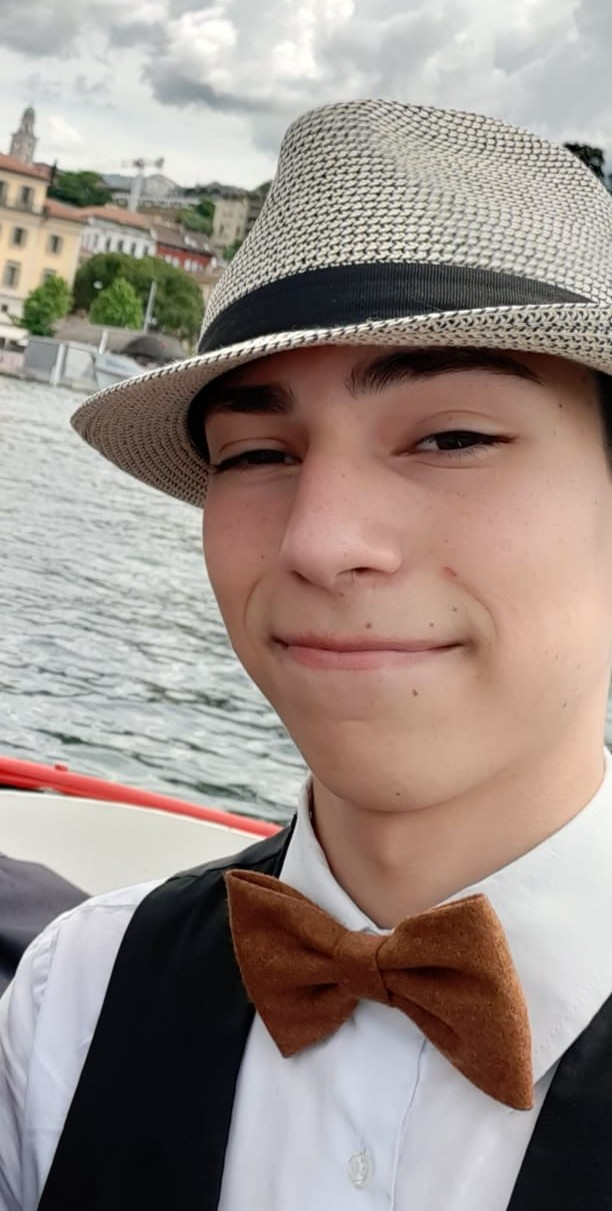
#> input picture webcam_testing_ST/known_faces/Santiago/Santiago10.jpg, 612 x 1211 px
$ python webcam.py
#> lines starting #> are read from the running program, lines starting #| are printed output that depends on the picture
### webcam_testing_ST/webcam_library.py
import cv2
import os
import numpy as np
from collections import defaultdict

# [49 lines left out: function detect_faces, not called in this run]


def recognize_faces(
    video_source=0,
    scaleFactor=1.2,
    minNeighbors=4,
    minSize=(5, 5),
    windowHeight=750,
    windowWidth=750,
    known_faces_dir="known_faces",
    consistency_threshold=45  # Number of frames required for consistent identification
):
    """
    Parameters:
        video_source (int or str): The video source (default is 0 for the webcam).
        scaleFactor (float): Parameter specifying how much the image size is reduced at each image scale (default is 1.1).
        minNeighbors (int): Parameter specifying how many neighbors are required. (default is 3).
        minSize (tuple): Minimum possible object size (default is (10, 10)).
        windowHeight (int): Camera Window height (default is 200).
        windowWidth (int): Camera Window width (default is 200).
        known_faces_dir (str): Directory containing subfolders for each person with labeled images.
        consistency_threshold (int): Number of frames needed to validate identity.
    """
#> called with video_source = 0, scaleFactor = 1.2, minNeighbors = 4, minSize = (5, 5), windowHeight = 750, windowWidth = 750, known_faces_dir = 'known_faces', consistency_threshold = 45
    face_cascade = cv2.CascadeClassifier(cv2.data.haarcascades + 'haarcascade_frontalface_default.xml')
    recognizer = cv2.face.LBPHFaceRecognizer_create()

    # Load training data from known faces directory
    labels = {}
    faces = []
    face_labels = []
    label_id = 0

    for person_name in os.listdir(known_faces_dir):
        person_path = os.path.join(known_faces_dir, person_name)
        if not os.path.isdir(person_path):
            continue
        labels[label_id] = person_name
        for img_name in os.listdir(person_path):
            img_path = os.path.join(person_path, img_name)
            img = cv2.imread(img_path, cv2.IMREAD_GRAYSCALE)
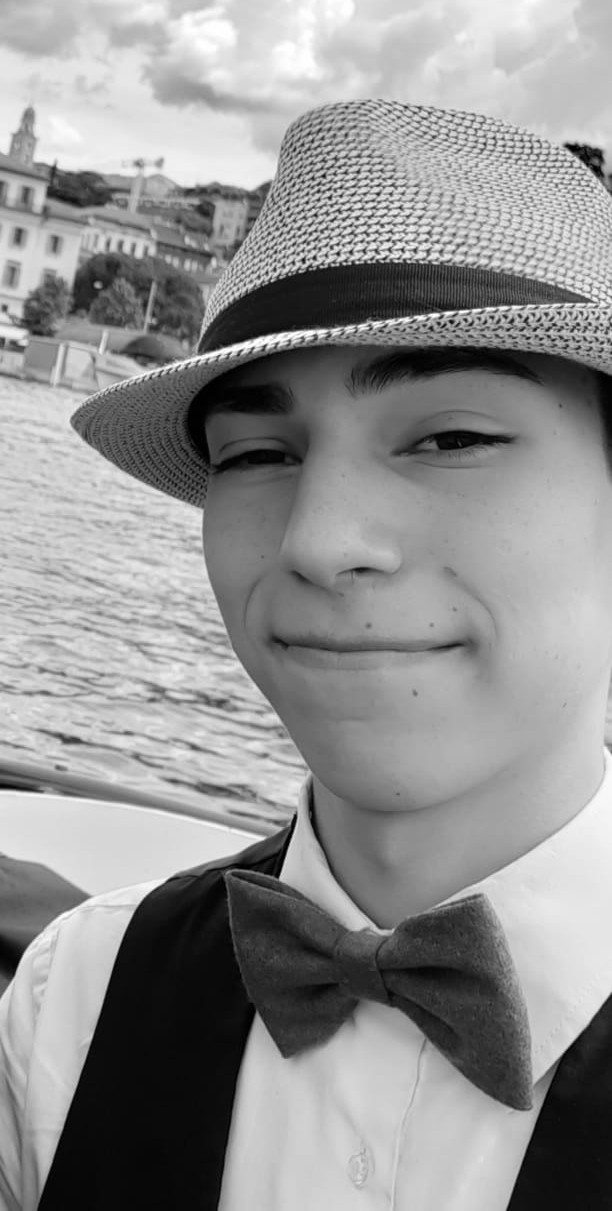
#> img: shape (1211, 612); min 0, max 255, mean 145.3
            if img is not None:
                faces.append(img)
                face_labels.append(label_id)
        label_id += 1
#> label_id = 1

    recognizer.train(faces, np.array(face_labels))

    vid = cv2.VideoCapture(video_source)
    vid.set(3, windowWidth)
    vid.set(4, windowHeight)

    tracked_faces = defaultdict(lambda: {"label_id": -1, "count": 0, "frames_since_last_seen": 0})
    max_frames_missed = 10
    active_labels = set()

    while True:
        ret, frame = vid.read()
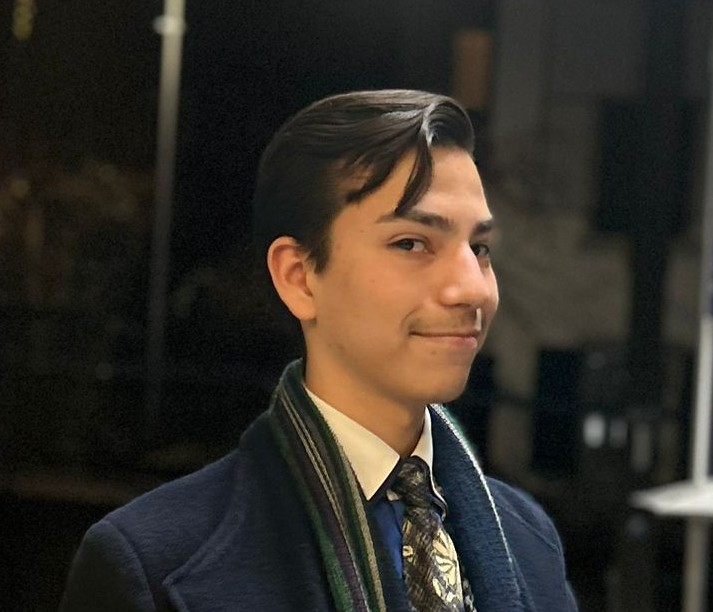
#> input picture webcam_testing_ST/known_faces/Santiago/Santiago6.jpg, 713 x 612 px, given in place of the camera
#> frame is the input picture: shape (612, 713, 3); mean B, G, R 39, 45.9, 51
        if not ret:
            print("Failed to grab frame")
            break

        frame = cv2.flip(frame, 1)
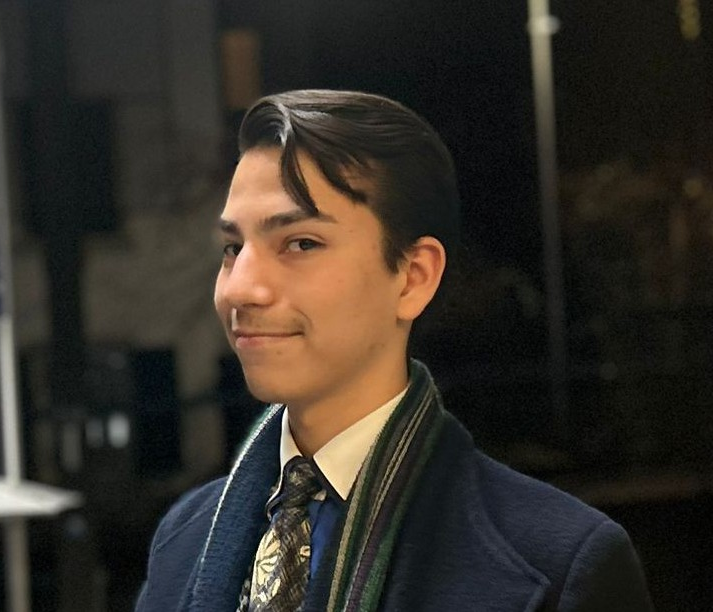
#> frame: shape (612, 713, 3); mean B, G, R 39, 45.9, 51
        gray = cv2.cvtColor(frame, cv2.COLOR_BGR2GRAY)
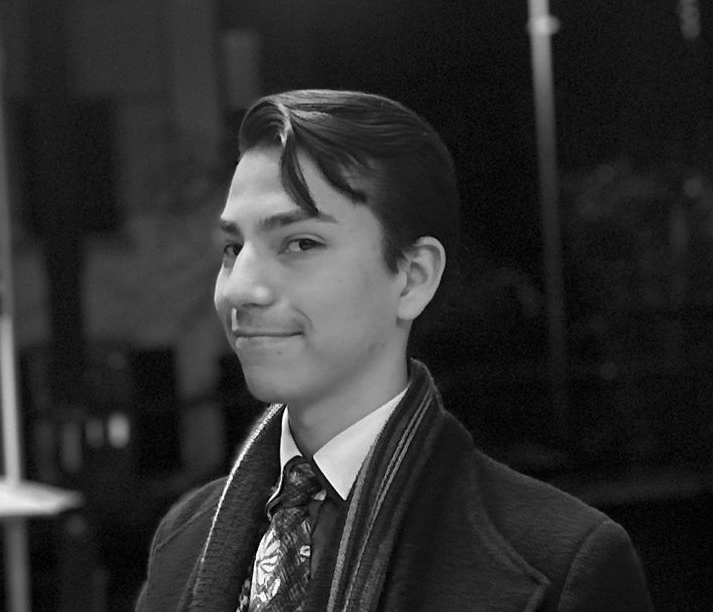
#> gray: shape (612, 713); min 0, max 255, mean 46.6

        detected_faces = face_cascade.detectMultiScale(
            gray, scaleFactor=scaleFactor, minNeighbors=minNeighbors, minSize=minSize
        )
#> detected_faces = ()

        current_tracked_ids = set()
        active_labels.clear()

        for (x, y, w, h) in detected_faces:
            face_roi = gray[y:y+h, x:x+w]
            face_roi = cv2.resize(face_roi, (200, 200))

            label_id, confidence = recognizer.predict(face_roi)
            face_center = (x + w // 2, y + h // 2)

            # Find the closest tracked face to associate with this detection
            matched_id = None
            for track_id, data in tracked_faces.items():
                tracked_center = data["position"]
                if np.linalg.norm(np.array(tracked_center) - np.array(face_center)) < max(w, h):
                    matched_id = track_id
                    break

            if matched_id is None:
                matched_id = len(tracked_faces) + 1
                tracked_faces[matched_id]["position"] = face_center

            tracked_faces[matched_id]["position"] = face_center
            tracked_faces[matched_id]["frames_since_last_seen"] = 0

            if tracked_faces[matched_id]["label_id"] == label_id:
                # Increment the consistency count if the label remains the same
                tracked_faces[matched_id]["count"] += 1
            else:
                # Reset the count if the label changes
                tracked_faces[matched_id]["label_id"] = label_id
                tracked_faces[matched_id]["count"] = 1

            # Draw the face bounding box and label if consistent enough and not already active
            if (
                tracked_faces[matched_id]["count"] >= consistency_threshold
                and label_id not in active_labels
            ):
                final_label = labels.get(label_id, "Unknown")
                color = (0, 255, 0) if final_label != "Unknown" else (0, 0, 255)
                cv2.rectangle(frame, (x, y), (x + w, y + h), color, 2)
                cv2.putText(
                    frame, f"{final_label} ({int(confidence)})", (x, y - 10),
                    cv2.FONT_HERSHEY_SIMPLEX, 0.5, color, 1
                )
                active_labels.add(label_id)  # Mark this label as active
                print(final_label, confidence)

            current_tracked_ids.add(matched_id)
#> this loop made 0 passes
#> after the loop, active_labels = 0 items; current_tracked_ids = 0 items; tracked_faces = 0 items

        # Update frames since last seen for all tracked faces
        for track_id in list(tracked_faces.keys()):
            if track_id not in current_tracked_ids:
                tracked_faces[track_id]["frames_since_last_seen"] += 1

                # Remove faces that haven't been seen for a while
                if tracked_faces[track_id]["frames_since_last_seen"] > max_frames_missed:
                    del tracked_faces[track_id]

        # Display the resulting frame
        cv2.imshow('Face Recognition', frame)

        if cv2.waitKey(1) & 0xFF == ord('q'):
#> (key q is pressed here)
            break

    vid.release()
    cv2.destroyAllWindows()

### webcam_testing_ST/webcam.py
from webcam_library import *

# Call the function with default parameters
# detect_faces()
recognize_faces()
